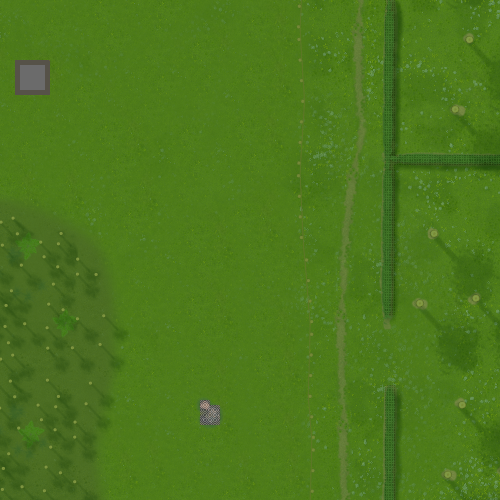

This game map was drawn from its Tiled (.tmx) file and the tilesets committed beside it. A one-line description and the trimmed map source follow:
An orthogonal 100x100 tile map with 5x5 px tiles, 2 tile layers (terrain, decor), 2 hidden layers not drawn, 4 tilesets, 1 image layer and 1 object.

<map version="1.10" tiledversion="1.12.2" orientation="orthogonal" renderorder="right-down" width="100" height="100" tilewidth="5" tileheight="5" infinite="0" nextlayerid="6" nextobjectid="21">
 <tileset firstgid="1" source="terrain.tsx" />
 <tileset firstgid="2001" source="decor.tsx" />
 <tileset firstgid="2021" source="height.tsx" />
 <tileset firstgid="2121" source="terrain.tsx" />
 <layer id="1" name="terrain" width="100" height="100">
  <data>[10000 cells, 10000 non-empty, 5 distinct tile ids]</data>
 </layer>
 <layer id="6" name="height" width="100" height="100" visible="0">
  <data>[10000 cells, 10000 non-empty, 5 distinct tile ids]</data>
 </layer>
 <objectgroup id="5" name="flags" />
 <imagelayer id="2" name="background_image" opacity="0.54">
  <image source="background.png" width="500" height="500" />
 </imagelayer>
 <imagelayer id="3" name="interiors_image" visible="0" opacity="0.27">
  <image source="interiors.png" width="500" height="500" />
 </imagelayer>
 <objectgroup id="3" name="spawn_zones" />
 <objectgroup id="4" name="interiors_zones">
  <object id="20" x="15.25" y="60">
   <properties>
    <property name="PENETRATION_PROTECT" type="float" value="0.35" />
   </properties>
   <polygon points="0,0 0,35 35,35 35,0" />
  </object>
 </objectgroup>
 <layer id="2" name="decor" width="100" height="100">
  <data>[10000 cells, 0 non-empty, 0 distinct tile ids]</data>
 </layer>
</map>
